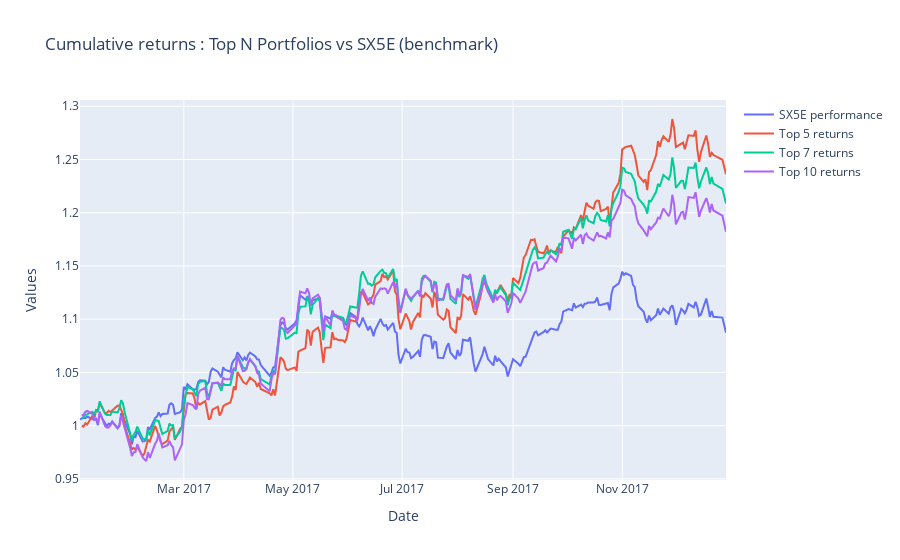

Notebook cell for this chart:
### Code cell
plot_portfolios(portfolios_ret_LGBM, test_index_ret)

### Figure 1 — Plotly figure (JSON) as saved in the notebook; plotly's stock layout.template omitted (floating-point values rounded to 4 significant figures; data arrays with more than 128 entries replaced by an {"elided": "..."} marker saying what was removed)
{"data": [{"mode": "lines", "name": "SX5E performance", "type": "scatter", "x": {"elided": "254 str values"}, "y": {"elided": "254 float values"}}, {"mode": "lines", "name": "Top 5 returns", "type": "scatter", "x": {"elided": "253 str values"}, "y": {"elided": "253 float values"}}, {"mode": "lines", "name": "Top 7 returns", "type": "scatter", "x": {"elided": "253 str values"}, "y": {"elided": "253 float values"}}, {"mode": "lines", "name": "Top 10 returns", "type": "scatter", "x": {"elided": "253 str values"}, "y": {"elided": "253 float values"}}], "layout": {"title": {"text": "Cumulative returns : Top N Portfolios vs SX5E (benchmark)"}, "xaxis": {"title": {"text": "Date"}}, "yaxis": {"title": {"text": "Values"}}}}
